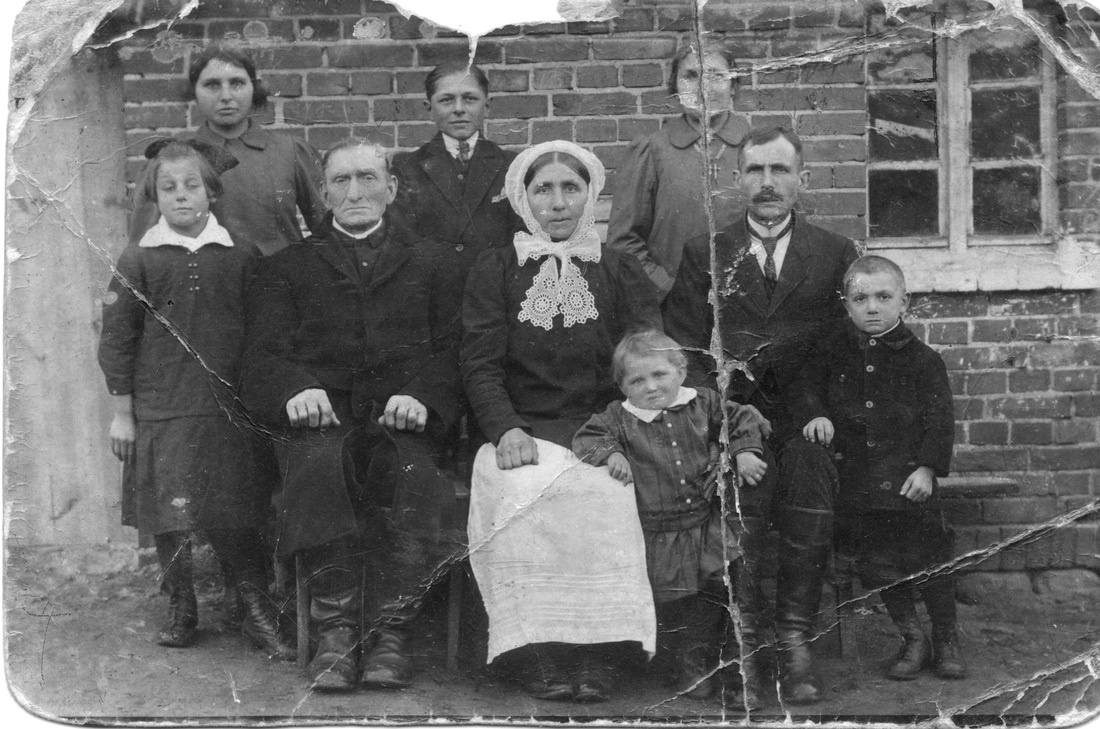
#> input picture images/output/grayscale_photo.jpg, 1100 x 729 px, given in place of damaged_photo.jpg, which was not available
$ python restore.py
#> lines starting #> are read from the running program, lines starting #| are printed output that depends on the picture; after the words box and inside, x2 and y2 are one past the last pixel; in counts of white or black regions, pixels touching at a corner belong together; pictures that were not available may be replaced by others from this repository, and a replacement may not be noted
import cv2
import numpy as np
from pathlib import Path


BASE_DIR = Path(__file__).resolve().parent.parent

INPUT_IMAGE_PATH = BASE_DIR / "images" / "input" / "damaged_photo.jpg"
OUTPUT_DIR = BASE_DIR / "images" / "output"
MASK_DIR = BASE_DIR / "masks"

GRAYSCALE_OUTPUT_PATH = OUTPUT_DIR / "grayscale_photo.jpg"
CONTRAST_OUTPUT_PATH = OUTPUT_DIR / "contrast_enhanced_photo.jpg"
DENOISED_OUTPUT_PATH = OUTPUT_DIR / "denoised_photo.jpg"
INPAINTED_OUTPUT_PATH = OUTPUT_DIR / "inpainted_photo.jpg"

MASK_OUTPUT_PATH = MASK_DIR / "scratch_crack_mask.jpg"


def load_image(image_path):
    image = cv2.imread(str(image_path))
#> image is the input picture: shape (729, 1100, 3); min 6, max 255, mean 102.6

    if image is None:
        raise FileNotFoundError(f"Could not load image from {image_path}")

    return image


def convert_to_grayscale(image):
    return cv2.cvtColor(image, cv2.COLOR_BGR2GRAY)


def enhance_contrast(grayscale_image):
    clahe = cv2.createCLAHE(
        clipLimit=2.0,
        tileGridSize=(8, 8)
    )

    return clahe.apply(grayscale_image)
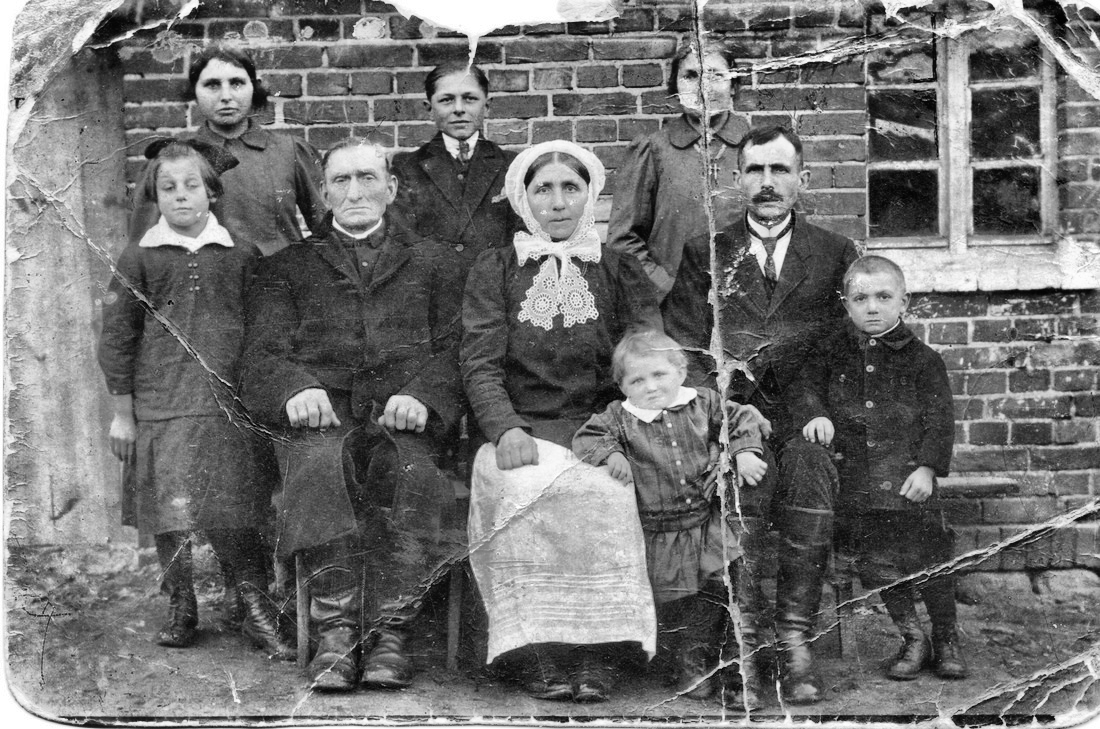
#> returned value: shape (729, 1100); min 1, max 255, mean 112.1


def reduce_noise(image):
    return cv2.fastNlMeansDenoising(
        image,
        None,
        h=10,
        templateWindowSize=7,
        searchWindowSize=21
    )


def generate_damage_mask(image):
    # Detect very bright damaged areas such as scratches and torn photo marks
    _, bright_mask = cv2.threshold(image, 200, 255, cv2.THRESH_BINARY)
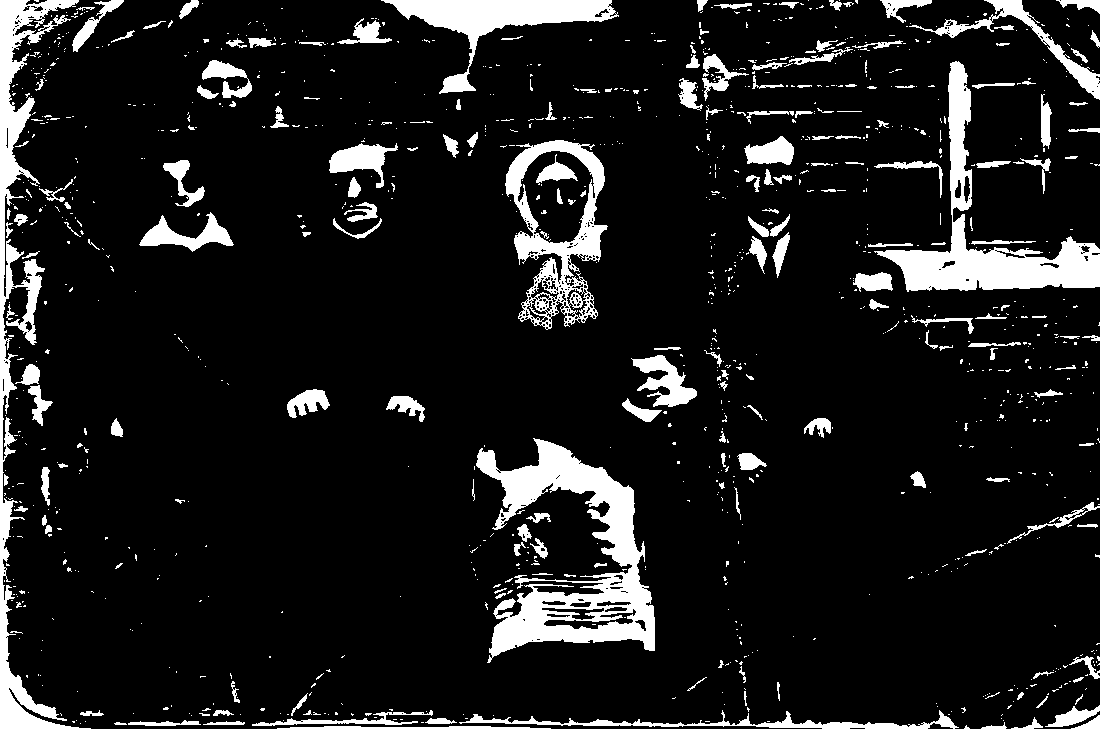
#> bright_mask: shape (729, 1100); 10.9% white; 1140 white regions (941 under 20 px), largest, box (x1, y1, x2, y2) and area: (476, 438, 655, 663) 14874, (0, 0, 91, 729) 11424, (874, 61, 1100, 292) 10661

    # Remove small noise from the mask
    kernel_small = np.ones((2, 2), np.uint8)
    cleaned_mask = cv2.morphologyEx(
        bright_mask,
        cv2.MORPH_OPEN,
        kernel_small,
        iterations=1
    )
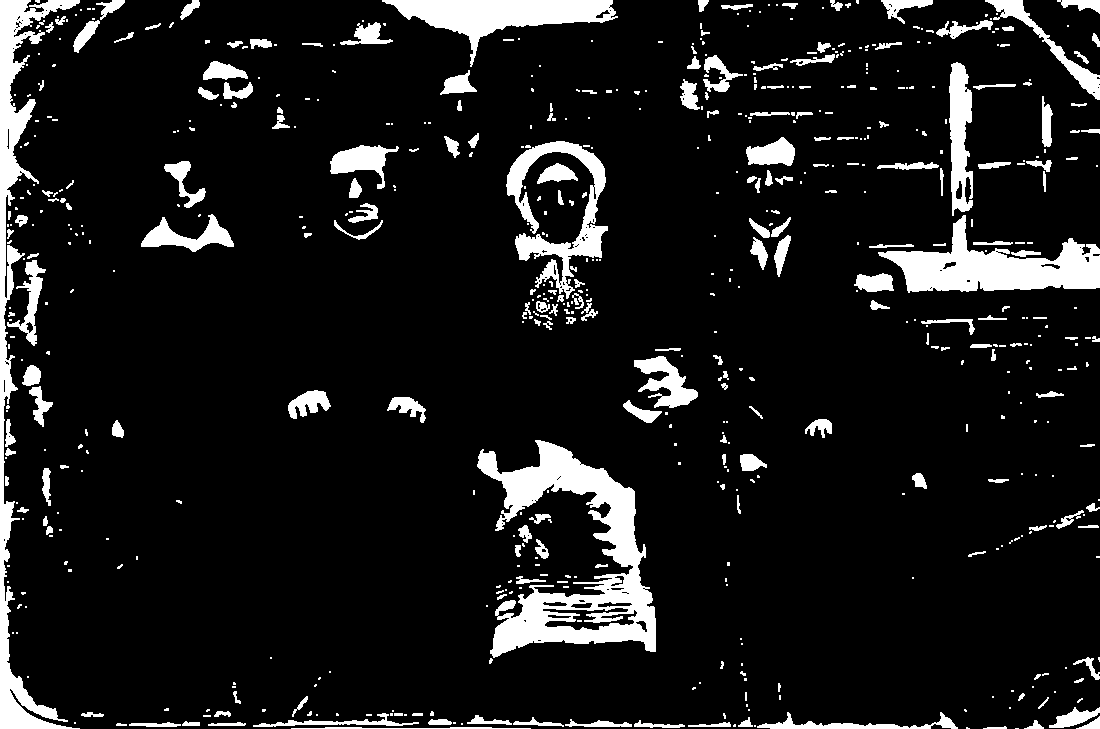
#> cleaned_mask: shape (729, 1100); 10.3% white; 617 white regions (396 under 20 px), largest, box (x1, y1, x2, y2) and area: (477, 440, 656, 658) 14538, (0, 0, 80, 729) 10449, (878, 215, 1100, 293) 7913

    # Connect broken scratch/crack regions
    kernel_line = np.ones((3, 3), np.uint8)
    refined_mask = cv2.dilate(
        cleaned_mask,
        kernel_line,
        iterations=1
    )
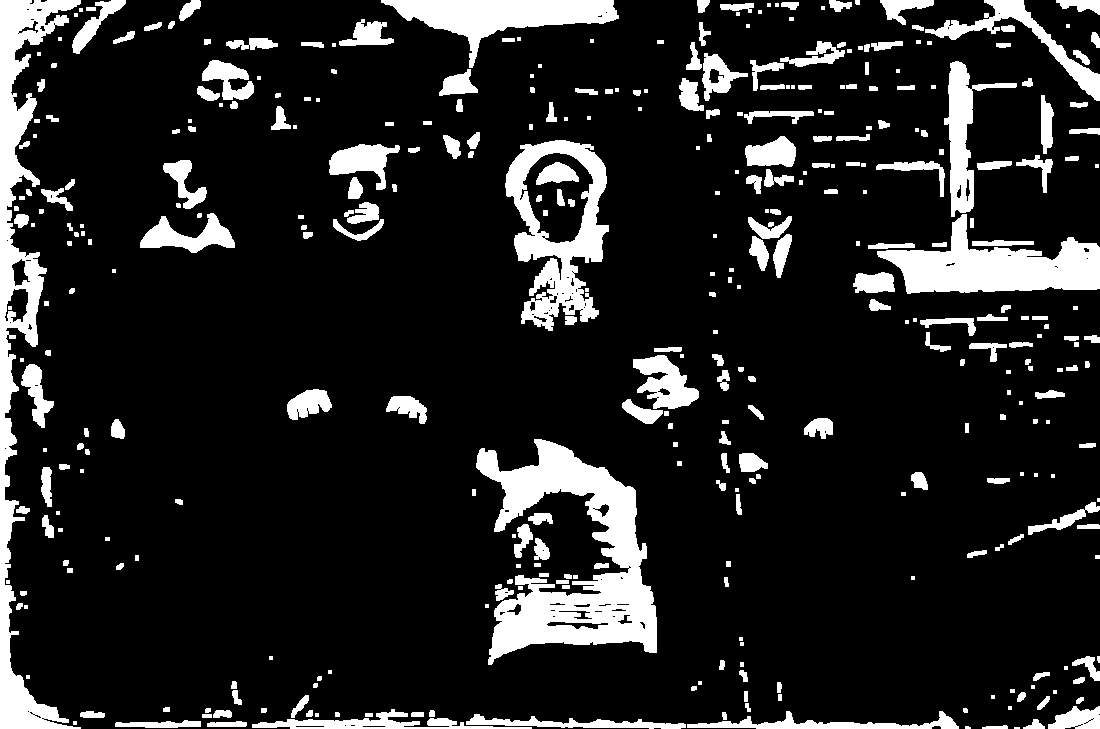
#> refined_mask: shape (729, 1100); 14.1% white; 376 white regions (81 under 20 px), largest, box (x1, y1, x2, y2) and area: (476, 439, 657, 665) 17702, (0, 0, 81, 729) 15109, (877, 214, 1100, 294) 8988

    return refined_mask


def main():
    OUTPUT_DIR.mkdir(parents=True, exist_ok=True)
    MASK_DIR.mkdir(parents=True, exist_ok=True)

    image = load_image(INPUT_IMAGE_PATH)

    grayscale = convert_to_grayscale(image)
    contrast_enhanced = enhance_contrast(grayscale)
    denoised = reduce_noise(contrast_enhanced)
    damage_mask = generate_damage_mask(denoised)
    inpainted = inpaint_damage(denoised, damage_mask)

    cv2.imwrite(str(GRAYSCALE_OUTPUT_PATH), grayscale)
    cv2.imwrite(str(CONTRAST_OUTPUT_PATH), contrast_enhanced)
    cv2.imwrite(str(DENOISED_OUTPUT_PATH), denoised)
    cv2.imwrite(str(MASK_OUTPUT_PATH), damage_mask)
    cv2.imwrite(str(INPAINTED_OUTPUT_PATH), inpainted)

    print(f"Grayscale image saved to: {GRAYSCALE_OUTPUT_PATH}")
    print(f"Contrast enhanced image saved to: {CONTRAST_OUTPUT_PATH}")
    print(f"Denoised image saved to: {DENOISED_OUTPUT_PATH}")
    print(f"Damage mask saved to: {MASK_OUTPUT_PATH}")
    print(f"Inpainted image saved to: {INPAINTED_OUTPUT_PATH}")

def inpaint_damage(image, mask):
    return cv2.inpaint(
        image,
        mask,
        inpaintRadius=3,
        flags=cv2.INPAINT_TELEA
    )
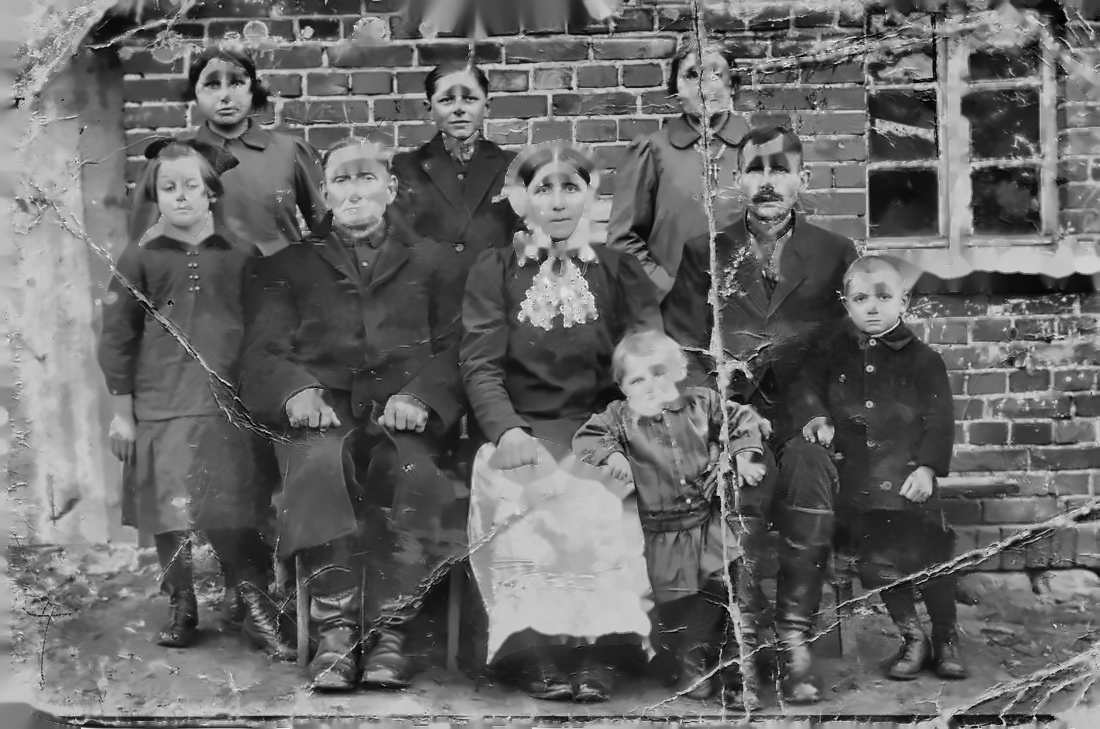
#> returned value: shape (729, 1100); min 1, max 246, mean 104.2


if __name__ == "__main__":
    main()
